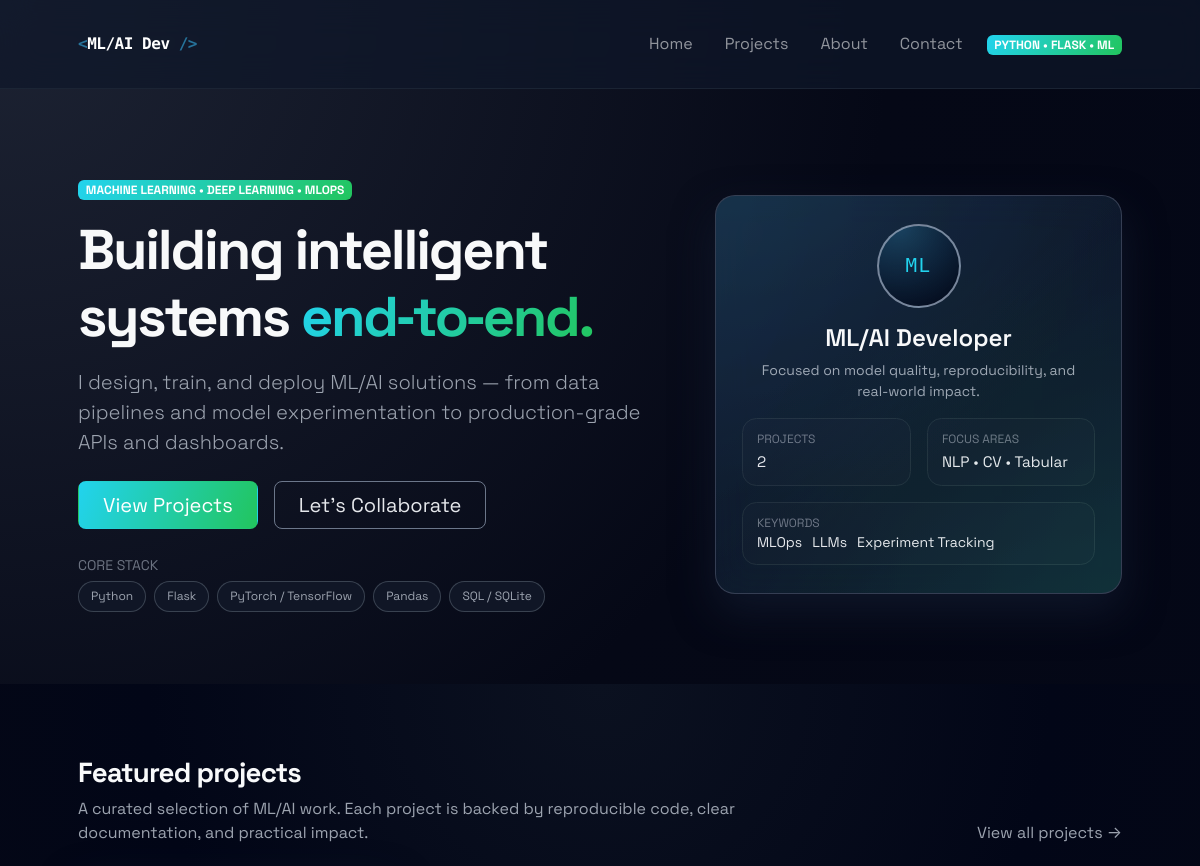
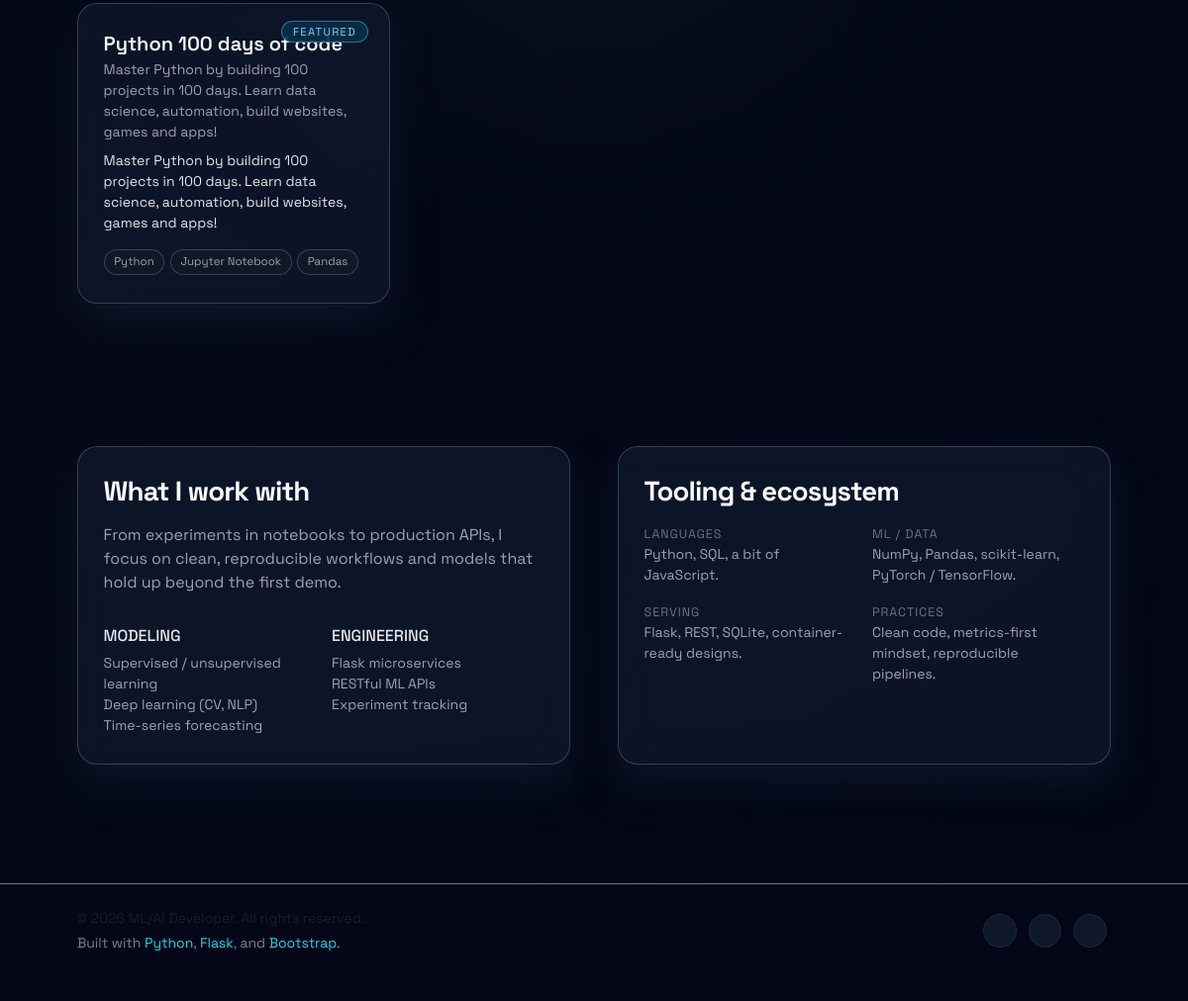
The page / on the database its author committed (2 pictures, top to bottom).
### tables this page shows
CREATE TABLE projects (
        id              INTEGER PRIMARY KEY AUTOINCREMENT,
        title           TEXT NOT NULL,
        subtitle        TEXT,
        short_summary   TEXT NOT NULL,
        full_description TEXT,
        tech_stack      TEXT,
        main_tech       TEXT,
        github_url      TEXT,
        demo_url        TEXT,
        featured        INTEGER NOT NULL DEFAULT 0,
        created_at      TEXT NOT NULL
    );

### main.py (the view)
@app.route("/")
def home():
    featured_projects = get_featured_projects()
    all_projects = get_all_projects()
    return render_template(
        "index.html",
        featured_projects=featured_projects,
        all_projects=all_projects,
    )

### main.py (called while the page is built)
def get_db() -> sqlite3.Connection:
    if "db" not in g:
        conn = sqlite3.connect(DATABASE_PATH)
        conn.row_factory = sqlite3.Row
        g.db = conn
    return g.db

def query_projects(
    sql: str,
    params: Iterable[Any] | Mapping[str, Any] | None = None,
) -> list[sqlite3.Row]:
    db = get_db()
    cursor = db.execute(sql, params or [])
    rows = cursor.fetchall()
    cursor.close()
    return rows

def get_all_projects() -> list[sqlite3.Row]:
    return query_projects(
        """
        SELECT *
        FROM projects
        ORDER BY featured DESC, created_at DESC, id DESC
        """
    )

def get_featured_projects(limit: int = 3) -> list[sqlite3.Row]:
    return query_projects(
        """
        SELECT *
        FROM projects
        WHERE featured = 1
        ORDER BY created_at DESC, id DESC
        LIMIT ?
        """,
        (limit,),
    )

@app.context_processor
def inject_now() -> dict[str, Any]:
    return {"current_year": datetime.utcnow().year}

### templates/index.html (shortened to what this page needs)
{% include "header.html" %}
<header class="hero-section">
  <div class="container px-4 px-lg-5">
    <div class="row gx-4 gx-lg-5 align-items-center">
      <div class="col-lg-7">
        <div class="hero-copy">
          <span class="badge bg-gradient-primary text-uppercase mb-3 hero-tagline">
            Machine Learning • Deep Learning • MLOps
          </span>
          <h1 class="display-4 fw-bold mb-3">
            Building intelligent systems
            <span class="accent-gradient"> end‑to‑end. </span>
          </h1>
          <p class="lead text-secondary-300 mb-4">
            I design, train, and deploy ML/AI solutions — from data pipelines and model
            experimentation to production-grade APIs and dashboards.
          </p>
          <div class="d-flex flex-wrap gap-3 align-items-center">
            <a
              href="{{ url_for('projects') }}"
              class="btn btn-lg btn-primary px-4 glow-button"
            >
              View Projects
            </a>
            <a
              href="{{ url_for('contact') }}"
              class="btn btn-lg btn-outline-light px-4"
            >
              Let’s Collaborate
            </a>
          </div>
          <div class="hero-tech-stack mt-4">
            <span class="text-uppercase text-secondary-400 small">Core Stack</span>
            <div class="d-flex flex-wrap gap-2 mt-1">
              <span class="pill">Python</span>
              <span class="pill">Flask</span>
              <span class="pill">PyTorch / TensorFlow</span>
              <span class="pill">Pandas</span>
              <span class="pill">SQL / SQLite</span>
            </div>
          </div>
        </div>
      </div>
      <div class="col-lg-5 mt-5 mt-lg-0">
        <div class="hero-card glass-panel">
          <div class="hero-orbit"></div>
          <div class="hero-orbit hero-orbit-2"></div>
          <div class="hero-orbit hero-orbit-3"></div>
          <div class="hero-avatar text-center mb-3">
            <div class="avatar-circle">
              <span class="avatar-initial">ML</span>
            </div>
          </div>
          <h2 class="h4 fw-semibold mb-2 text-center">
            ML/AI Developer
          </h2>
          <p class="small text-secondary-300 mb-3 text-center px-3">
            Focused on model quality, reproducibility, and real-world impact.
          </p>
          <div class="row text-secondary-200 small g-3">
            <div class="col-6">
              <div class="metric-tile">
                <div class="metric-label">Projects</div>
                <div class="metric-value">
                  {{ all_projects|length if all_projects is defined else 0 }}
                </div>
              </div>
            </div>
            <div class="col-6">
              <div class="metric-tile">
                <div class="metric-label">Focus Areas</div>
                <div class="metric-value">NLP • CV • Tabular</div>
              </div>
            </div>
            <div class="col-12">
              <div class="metric-tile">
                <div class="metric-label">Keywords</div>
                <div class="metric-tags">
                  <span>MLOps</span>
                  <span>LLMs</span>
                  <span>Experiment Tracking</span>
                </div>
              </div>
            </div>
          </div>
        </div>
      </div>
    </div>
  </div>
</header>
<section class="section-padding bg-gradient-deep">
  <div class="container px-4 px-lg-5">
    <div class="row gx-4 gx-lg-5 align-items-end mb-4">
      <div class="col-md-8">
        <h2 class="section-title">Featured projects</h2>
        <p class="text-secondary-300 mb-0">
          A curated selection of ML/AI work. Each project is backed by
          reproducible code, clear documentation, and practical impact.
        </p>
      </div>
      <div class="col-md-4 text-md-end mt-3 mt-md-0">
        <a href="{{ url_for('projects') }}" class="link-secondary-200">
          View all projects →
        </a>
      </div>
    </div>
    <div class="row gx-4 gx-lg-5 gy-4">
      {% if featured_projects and featured_projects|length > 0 %}
        {% for project in featured_projects %}
          <div class="col-md-6 col-lg-4">
            <a
              href="{{ url_for('project_detail', project_id=project['id']) }}"
              class="project-card-link"
            >
              <article class="project-card glass-panel h-100">
                <div class="project-badge">
                  Featured
                </div>
                <h3 class="h5 fw-semibold mb-1">
                  {{ project["title"] }}
                </h3>
                {% if project["subtitle"] %}
                <p class="small text-secondary-300 mb-2">
                  {{ project["subtitle"] }}
                </p>
                {% endif %}
                <p class="small text-secondary-200 mb-3">
                  {{ project["short_summary"] }}
                </p>
                {% if project["tech_stack"] %}
                  <div class="project-tech">
                    {% for tech in project["tech_stack"].split(",") %}
                      <span class="pill pill-sm">
                        {{ tech.strip() }}
                      </span>
                    {% endfor %}
                  </div>
                {% endif %}
              </article>
            </a>
          </div>
        {% endfor %}
      {% endif %}
    </div>
  </div>
</section>
<section class="section-padding">
  <div class="container px-4 px-lg-5">
    <div class="row gx-4 gx-lg-5 gy-4 align-items-stretch">
      <div class="col-lg-6">
        <div class="glass-panel h-100">
          <h2 class="section-title mb-3">What I work with</h2>
          <p class="text-secondary-300">
            From experiments in notebooks to production APIs, I focus on clean,
            reproducible workflows and models that hold up beyond the first demo.
          </p>
          <div class="row mt-3 g-3">
            <div class="col-sm-6">
              <h3 class="h6 text-uppercase text-secondary-200">Modeling</h3>
              <ul class="list-unstyled text-secondary-300 small mb-0">
                <li>Supervised / unsupervised learning</li>
                <li>Deep learning (CV, NLP)</li>
                <li>Time-series forecasting</li>
              </ul>
            </div>
            <div class="col-sm-6">
              <h3 class="h6 text-uppercase text-secondary-200">Engineering</h3>
              <ul class="list-unstyled text-secondary-300 small mb-0">
                <li>Flask microservices</li>
                <li>RESTful ML APIs</li>
                <li>Experiment tracking</li>
              </ul>
            </div>
          </div>
        </div>
      </div>
      <div class="col-lg-6">
        <div class="glass-panel h-100">
          <h2 class="section-title mb-3">Tooling & ecosystem</h2>
          <div class="row g-3 tech-grid small">
            <div class="col-sm-6">
              <span class="tech-label">Languages</span>
              <p class="mb-0 text-secondary-300">
                Python, SQL, a bit of JavaScript.
              </p>
            </div>
            <div class="col-sm-6">
              <span class="tech-label">ML / Data</span>
              <p class="mb-0 text-secondary-300">
                NumPy, Pandas, scikit-learn, PyTorch / TensorFlow.
              </p>
            </div>
            <div class="col-sm-6">
              <span class="tech-label">Serving</span>
              <p class="mb-0 text-secondary-300">
                Flask, REST, SQLite, container-ready designs.
              </p>
            </div>
            <div class="col-sm-6">
              <span class="tech-label">Practices</span>
              <p class="mb-0 text-secondary-300">
                Clean code, metrics-first mindset, reproducible pipelines.
              </p>
            </div>
          </div>
        </div>
      </div>
    </div>
  </div>
</section>
{% include "footer.html" %}

### rows shown on the page
projects: title "Python 100 days of code", subtitle "Master Python by building 100 projects in 100 days. Learn data science, automation, build websites, games and apps!", short_summary "Master Python by building 100 projects in 100 days. Learn data science, automation, build websites, games and apps!", strip "Python" "Jupyter Notebook" "Pandas"

### other values the page prints
{{ all_projects|length if all_projects is defined else 0 }} "2"
